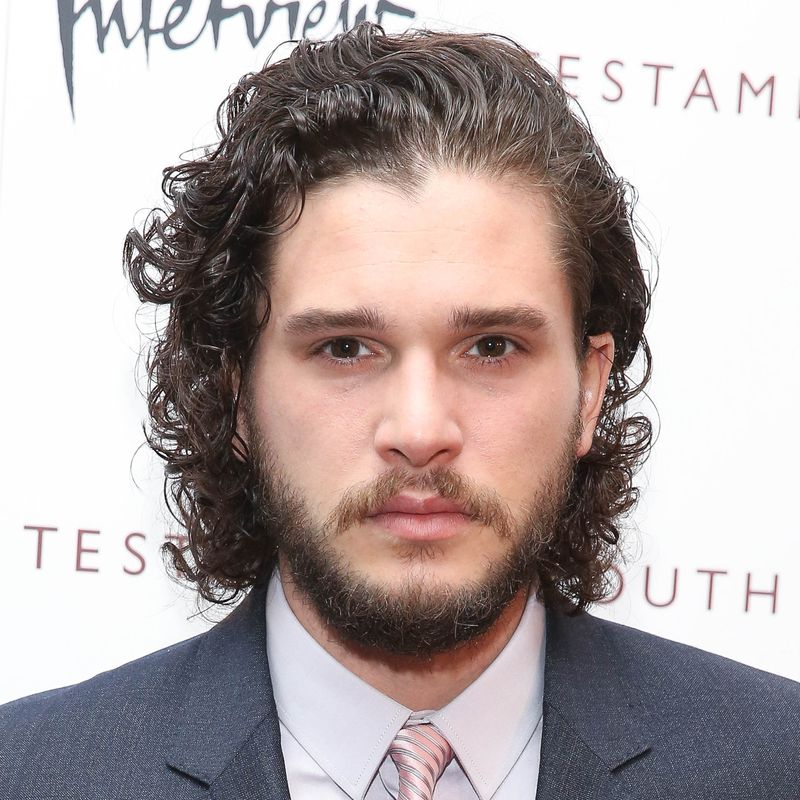
#> input picture Data Set of Images/1.jpg, 800 x 800 px, given in place of the camera
$ python '36.Object Tracking by color Blue.py'
#> lines starting #> are read from the running program, lines starting #| are printed output that depends on the picture; after the words box and inside, x2 and y2 are one past the last pixel; in counts of white or black regions, pixels touching at a corner belong together
import cv2
import numpy as np

def main():

    vid_cap = cv2.VideoCapture(0)

    if vid_cap.isOpened():
        ret, frame = vid_cap.read()
#> frame is the input picture: shape (800, 800, 3); mean B, G, R 166.1, 167, 178.6

    else:
        ret = False

    while ret:
        ret, frame = vid_cap.read()

        hsv = cv2.cvtColor(frame,cv2.COLOR_BGR2HSV)
#> hsv: shape (800, 800, 3); mean H, S, V 42, 38.6, 182.2

        #Blue Color Tracking
        low = np.array([100,50,50])
        high = np.array([140,255,255])

        image_mask =cv2.inRange(hsv,low,high)
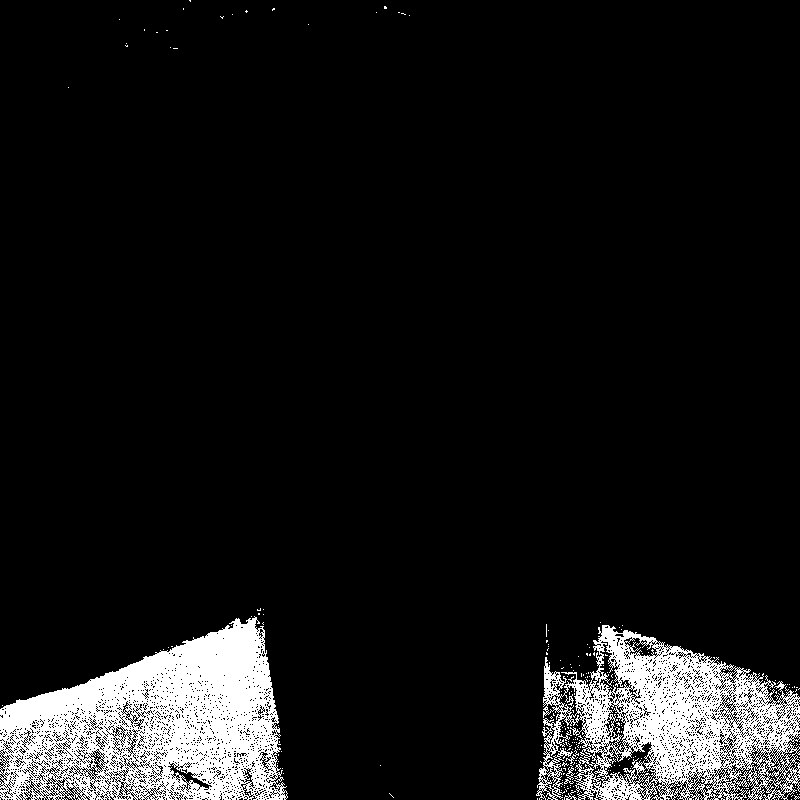
#> image_mask: shape (800, 800); 8.7% white; 219 white regions (213 under 20 px), largest, box (x1, y1, x2, y2) and area: (0, 616, 288, 800) 31587, (536, 625, 800, 800) 23216, (566, 765, 575, 780) 45, (565, 750, 579, 764) 40, (564, 793, 577, 800) 32, (564, 779, 574, 784) 21
        output = cv2.bitwise_and(frame,frame,mask = image_mask)
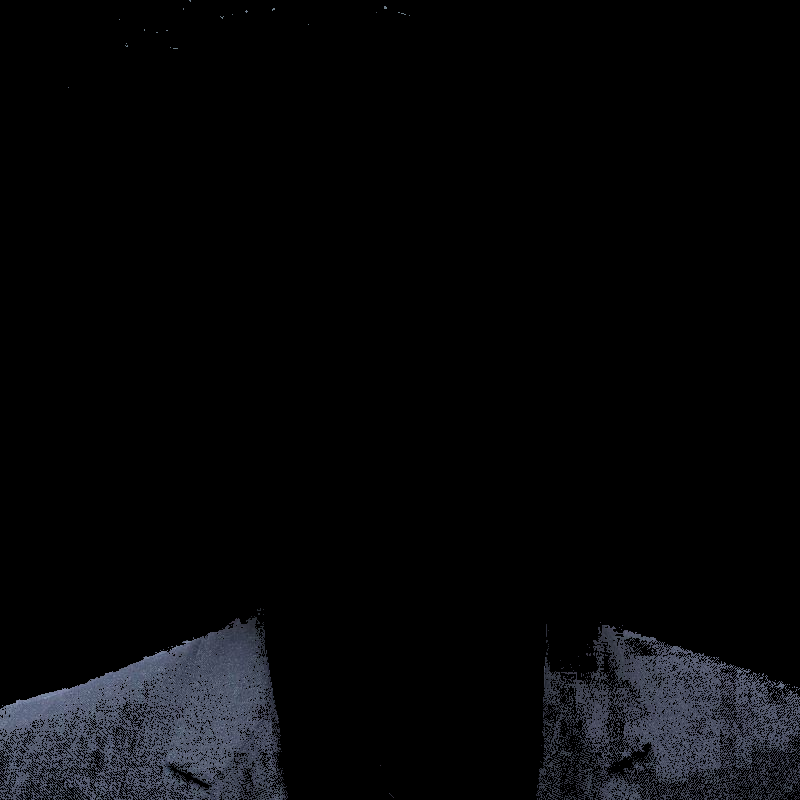
#> output: shape (800, 800, 3); mean B, G, R 8.5, 6.9, 6.4

        cv2.imshow("Image Mask",image_mask)
        cv2.imshow("Web cam preview", frame)
        cv2.imshow("Color Tracking", output)

        if cv2.waitKey(1) == 27: #it exits when we press esc key
#> (key Esc is pressed here)
            break
    cv2.destroyAllWindows()
    vid_cap.release()

if __name__ == "__main__":
    main()

$ run again, on Data Set of Images/3.jpg
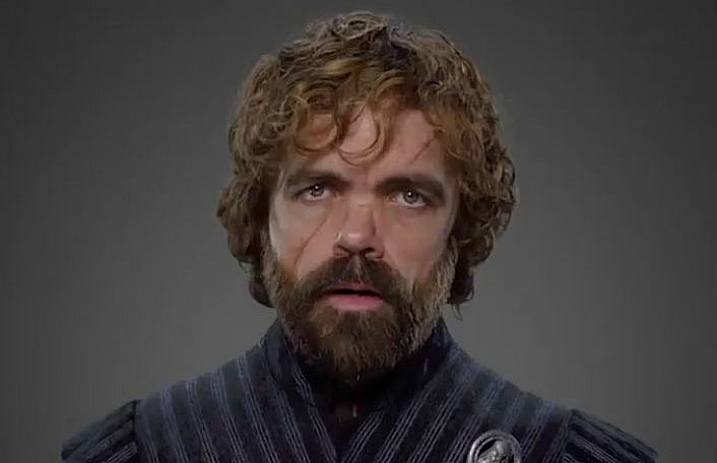
#> input picture Data Set of Images/3.jpg, 717 x 463 px, given in place of the camera
#> in main, frame is the input picture: shape (463, 717, 3); mean B, G, R 59.4, 60.6, 66.2
#> hsv: shape (463, 717, 3); mean H, S, V 24.2, 37.8, 67.5
#> in main, `image_mask =cv2.inRange(hsv,low,high)`:
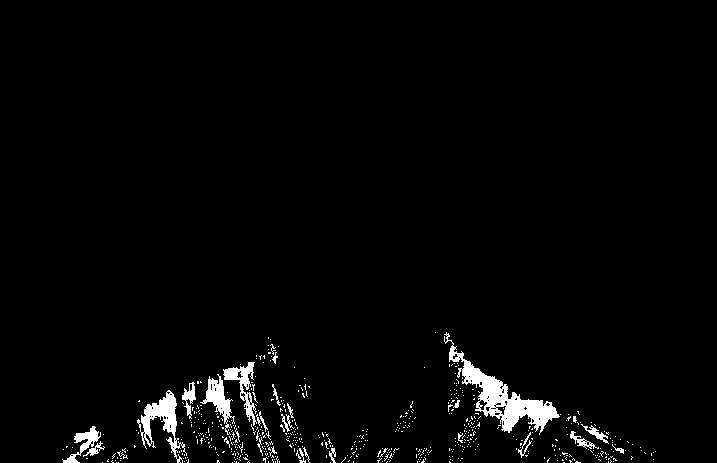
#> image_mask: shape (463, 717); 2.5% white; 588 white regions (559 under 20 px), largest, box (x1, y1, x2, y2) and area: (444, 332, 560, 435) 2664, (137, 390, 187, 463) 1148, (200, 374, 235, 435) 660
#> in main, `output = cv2.bitwise_and(frame,frame,mask = image_mask)`:
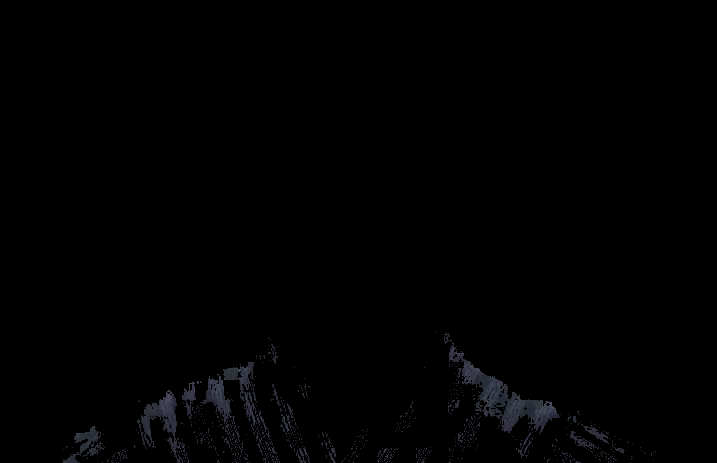
#> output: shape (463, 717, 3); mean B, G, R 1.5, 1.2, 1.2
